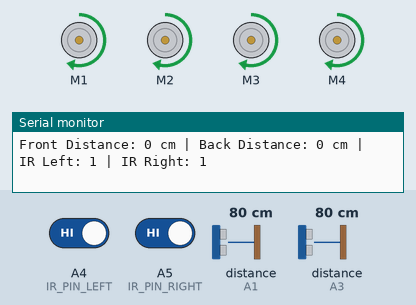
Simulated run of this sketch. Board: Arduino Uno, built with avr-gcc and run on an emulated ATmega328P. On the bench: 4 × DC motor (green arrow = forward, orange = backward, longer = faster), the last lines printed to the serial monitor. The test bench sets the inputs (shaded band); at power-on: distance to the obstacle (sensors on A3, A1) 80 cm, A4 (IR_PIN_LEFT) HIGH, A5 (IR_PIN_RIGHT) HIGH. The echo pulse lasts 58.3 µs per cm.

Above: at 1.2 s.
1.3 s: distance to the obstacle (sensor on A3) set to 12 cm
4.3 s: distance to the obstacle (sensor on A3) set to 9 cm
At 4.8 s:
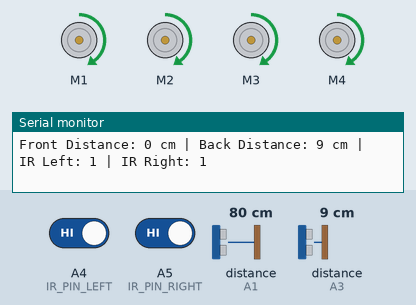
5.8 s: distance to the obstacle (sensor on A1) set to 18 cm
8.8 s: distance to the obstacle (sensor on A1) set to 14 cm
At 9.6 s:
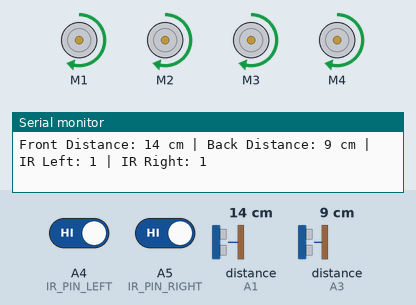
Timing chart, 0 to 11.3 s (numbered marks = the images above; inputs shaded):
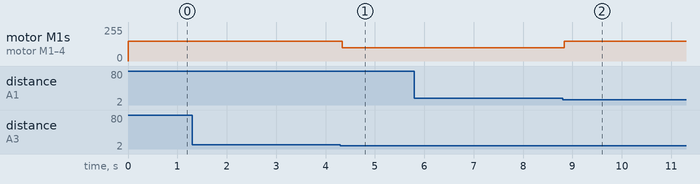

Measured:
- the behaviour switches between 11 and 10 cm on distance to the obstacle (sensor on A3) (found by bisection; images 0 and 1)
- the behaviour switches between 16 and 15 cm on distance to the obstacle (sensor on A1) (found by bisection; images 1 and 2)
- after the input at 4.3 s, motor M1–4: forward 150/255 → forward 100/255 at once
- after the input at 8.8 s, motor M1–4: forward 100/255 → forward 150/255 at once

The sketch:

another.ino
```cpp
#include <AFMotor.h>
#include <NewPing.h>

// Define pin numbers for sensors and motors
#define TRIGGER_PIN_FRONT A0
#define ECHO_PIN_FRONT A1
#define TRIGGER_PIN_BACK A2
#define ECHO_PIN_BACK A3
#define IR_PIN_LEFT A4
#define IR_PIN_RIGHT A5

// Define motor objects
AF_DCMotor motorFrontLeft(1);
AF_DCMotor motorFrontRight(2);
AF_DCMotor motorBackLeft(3);
AF_DCMotor motorBackRight(4);
#define MAX_DISTANCE 15
// Define sensor objects
NewPing sonarFront(TRIGGER_PIN_FRONT, ECHO_PIN_FRONT, MAX_DISTANCE);
NewPing sonarBack(TRIGGER_PIN_BACK, ECHO_PIN_BACK, MAX_DISTANCE);

// Constants for distance and speed thresholds
#define FOLLOW_DISTANCE 20 // Follow distance in centimeters
#define CAUTION_DISTANCE 10 // Caution distance for slowing down
#define SPEED_NORMAL 150 // Normal speed for motors
#define SPEED_SLOW 100 // Speed for cautious movements

void setup() {
  Serial.begin(9600); // Initialize serial communication for debugging
  pinMode(IR_PIN_LEFT, INPUT);
  pinMode(IR_PIN_RIGHT, INPUT);
}

void loop() {
  // Read distance from ultrasonic sensors
  int distanceFront = sonarFront.ping_cm();
  int distanceBack = sonarBack.ping_cm();

  // Read IR sensor inputs
  int irLeft = digitalRead(IR_PIN_LEFT);
  int irRight = digitalRead(IR_PIN_RIGHT);

  // Debugging output
  Serial.print("Front Distance: ");
  Serial.print(distanceFront);
  Serial.print(" cm | Back Distance: ");
  Serial.print(distanceBack);
  Serial.print(" cm | IR Left: ");
  Serial.print(irLeft);
  Serial.print(" | IR Right: ");
  Serial.println(irRight);

  // Control motor actions based on sensor inputs
  if (distanceFront > 0 && distanceFront <= FOLLOW_DISTANCE) {
    // Object in front within follow range, adjust motors to maintain distance
    motorFrontLeft.setSpeed(SPEED_NORMAL);
    motorFrontRight.setSpeed(SPEED_NORMAL);
    motorBackLeft.setSpeed(SPEED_NORMAL);
    motorBackRight.setSpeed(SPEED_NORMAL);
    motorFrontLeft.run(FORWARD);
    motorFrontRight.run(FORWARD);
    motorBackLeft.run(FORWARD);
    motorBackRight.run(FORWARD);
  } else if (distanceBack > 0 && distanceBack <= CAUTION_DISTANCE) {
    // Object behind within caution range, slow down
    motorFrontLeft.setSpeed(SPEED_SLOW);
    motorFrontRight.setSpeed(SPEED_SLOW);
    motorBackLeft.setSpeed(SPEED_SLOW);
    motorBackRight.setSpeed(SPEED_SLOW);
    motorFrontLeft.run(FORWARD);
    motorFrontRight.run(FORWARD);
    motorBackLeft.run(FORWARD);
    motorBackRight.run(FORWARD);
  } else if (irLeft == LOW || irRight == LOW) {
    // IR sensors detect an object on either side, stop
    motorFrontLeft.setSpeed(0);
    motorFrontRight.setSpeed(0);
    motorBackLeft.setSpeed(0);
    motorBackRight.setSpeed(0);
    motorFrontLeft.run(RELEASE);
    motorFrontRight.run(RELEASE);
    motorBackLeft.run(RELEASE);
    motorBackRight.run(RELEASE);
  } else {
    // Move forward at normal speed
    motorFrontLeft.setSpeed(SPEED_NORMAL);
    motorFrontRight.setSpeed(SPEED_NORMAL);
    motorBackLeft.setSpeed(SPEED_NORMAL);
    motorBackRight.setSpeed(SPEED_NORMAL);
    motorFrontLeft.run(FORWARD);
    motorFrontRight.run(FORWARD);
    motorBackLeft.run(FORWARD);
    motorBackRight.run(FORWARD);
  }

  delay(50); // Delay for stability and responsiveness
}
```
